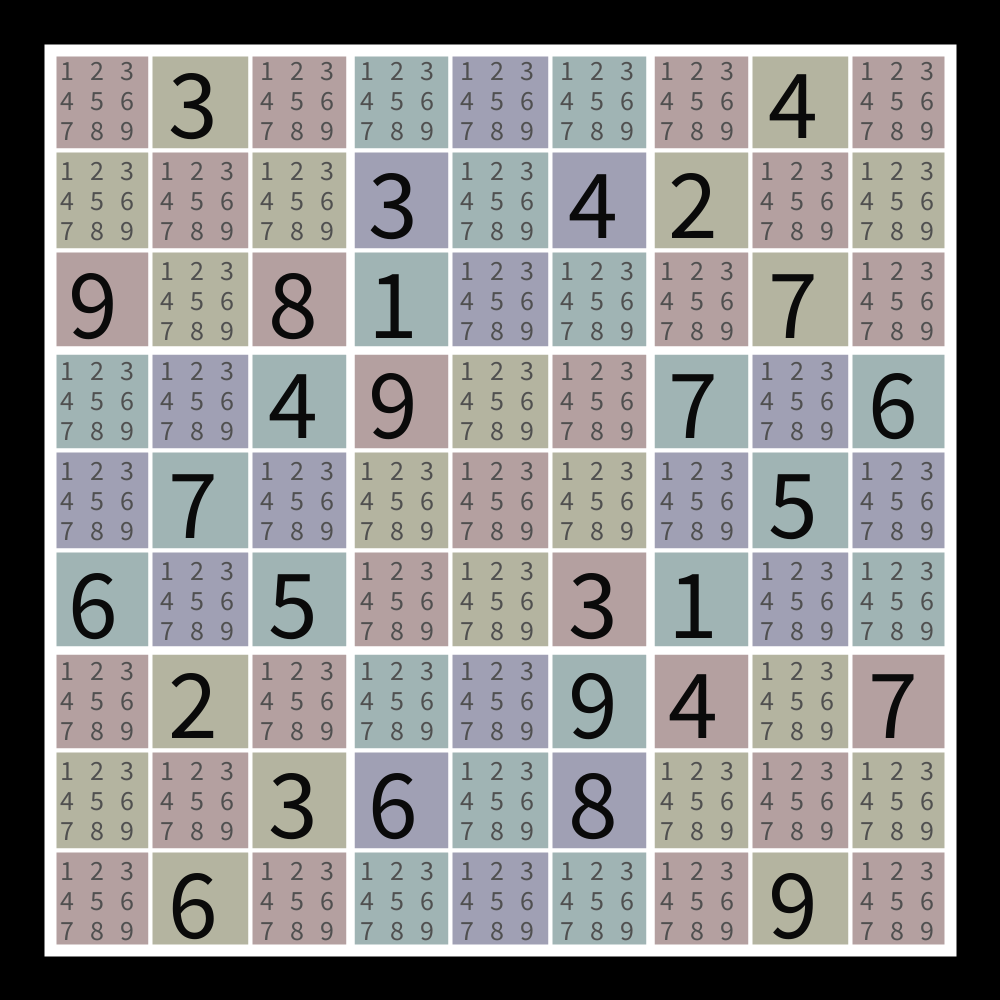
Frame 1 (no input)
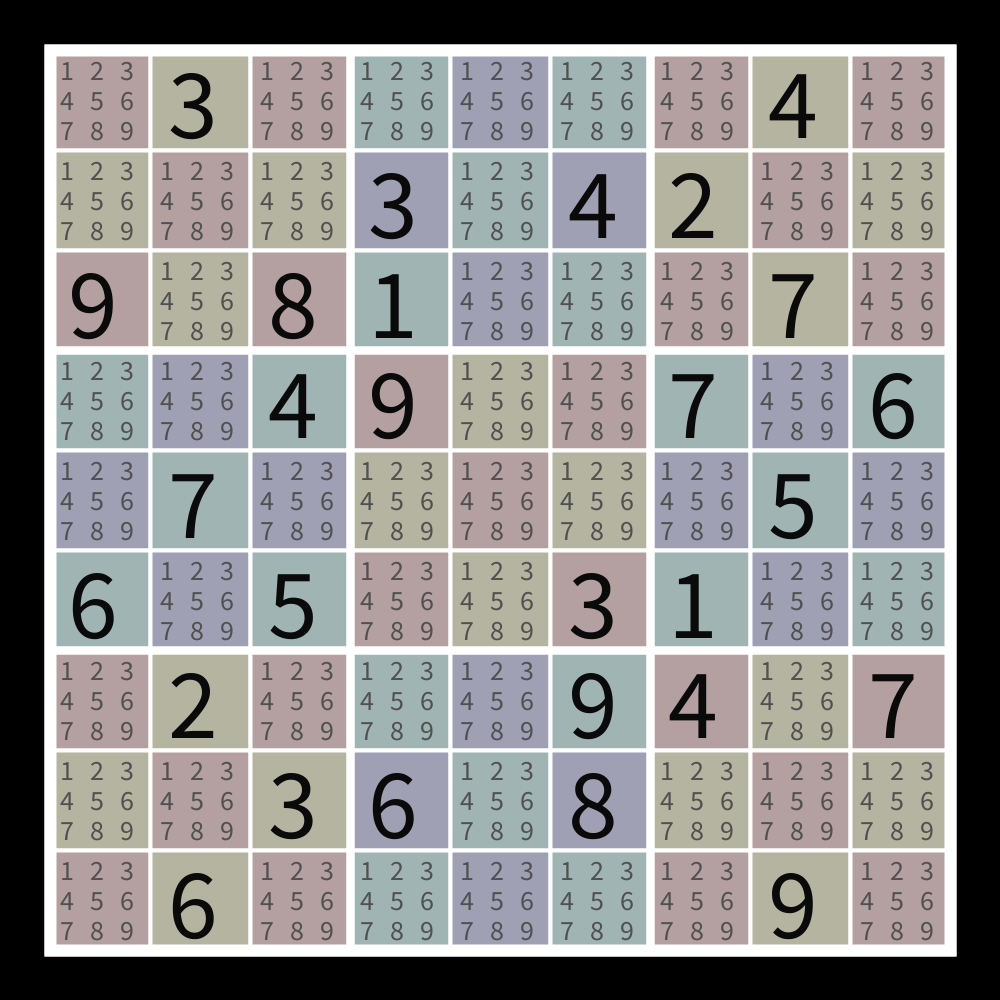
Frame 2 (the mouse pressed at the canvas centre, redrawn once)

The Processing sketch that drew these frames (run headless with seeded random() and noise(); the mouse was pressed at the canvas centre and the sketch redrawn once):

// Processing sketch: SudokuV2
// ── SudokuV2.pde

/*

terminology

sqr =  a 1 by 1 square on the grid    
row =  a 9 by 1 horizontal bar on the grid made from 9 squares  
col =  a 1 by 9 vertical bar on the grid made from 9 squares 
box =  a 3 by 3 box on the grid made from squares)
grid = the 9 by 9 grid of 81 squares 


Pseudo Code

rotate array so the entry grid displays right;
initialise the workGrid array

drawGrid 
  draw 81  1 by 1 outlines
  draw  9  3 by 3 outlines
  draw  1  9 by 9 outline
 

drawNumbers 
  draw the non blank numbers from the grid array
  in the blank squares display a mini 3x3 grid of the current possibles numbers from the workgrid array   

check each horizontal line to remove any numbers already correct for that line
  hilite line being processed
  hilite 1x1 box being processed
   

check each horizontal line to remove any numbers already correct for that line
  hilite line being processed
  hilite 1x1 box being processed 

check each 3x3 square to remove any numbers already correct for that square
  hilite 3x3 box being processed
  hilite 1x1 box being processed

check each square in the 9x9 workgrid for single candidate squares
  hilite 1x1 box being processed

data array formats

grid [0..8][0..8] contains the puzzle. 
  0      = square is unsolved                   (draw as blank to start)
  1..9   = solved square was supplied at start  (number drawn in black )
  11..19 = square solved by this program        (number drawn in white )
  
workgrid [0..8]  [0..8]    [0..9]
         gridx    gridy  candidatelist
  0 = true (this square has been solved) false (there is more than one candidate for this square) 
  1 = true (1 is an option) false (1 has been dismissed)
  2 = true (2 is an option) false (2 has been dismissed)
  .
  .
  9 = true (9 is an option) false (9 has been dismissed)
  

Routines to write

*/
 

/* the sudoku to solve */

int[][] grid = { 
  {0,0,9,0,0,6,0,0,0}, 
  {3,0,0,0,7,0,2,0,6}, 
  {0,0,8,4,0,5,0,3,0},
  {0,3,1,9,0,0,0,6,0},
  {0,0,0,0,0,0,0,0,0},
  {0,4,0,0,0,3,9,8,0},
  {0,2,0,7,0,1,4,0,0},
  {4,0,7,0,5,0,0,0,9},
  {0,0,0,6,0,0,7,0,0}}
  ; 

// int[][] grid = new int[9][9]; // [x]  [y] 

/* the sudoku work grid with the current candidate numbers */
boolean [][][] workGrid = new boolean[9][9][10]; // [x]  [y] [nums]

int offset    =  50 ;  /* from top and left of screen */
int boxsize   = 100 ;  /* size of 1x1 box */

int xx        = 0   ;
int yy        = 0   ;
int xxx       = 0   ;
int yyy       = 0   ;
int xxxx      = 0   ;  
int yyyy      = 0   ;  
int htype     = 0   ;  

void setup() {
  println("Setup Started");
  println("  Size");
  size(1000, 1000);
  // frameRate(2);
  println("  Background");
  background(0);
//  rotateArray() ;
  workGridInit() ;
  println("Setup Ended");
}

void myLoop() {
  println("myLoop Started");
  drawGrid() ;
  drawNumbers() ;
  println("myLoop Ended");
}

//void rotateArray() {
//  for (int x = 0 ; x < 9 ; x++) {
//    for (int y = 0 ; y < 9 ; y++) {
//      grid[y][x] = entryGrid[x][y] ;
//    }
//  }
//}

void workGridInit() {
  println("workGridInit Started");
  for (int y = 0; y < 9 ;y++) {
    for (int x = 0; x < 9 ; x++) {
      if (grid[y][x] == 0 ) {
        for (int z =0 ; z < 10 ;z++) {
          println("x,y,z = ",x,y,z);
          workGrid[y][x][z] = true ;
        }
      }
    }
  }
  println("workGridInit Ended");
}
 
void drawGrid() {
  println("drawgrid Started");
  /* 1x1 boxes */
  stroke(255) ;
  fill(0) ;
  strokeWeight(4) ;

  for (int x = 0 ; x < 9 ; x++) { 
    for (int y = 0 ; y < 9 ; y++) {
      if ( (x/3 + y/3 * 3) % 2 == 0 ) { 
        if ( (x + y * 9) % 2 == 0 ) { 
          fill(180,160,160) ; 
        } else {
          fill(180,180,160) ;
        }
      } else {
        if ( (x + y * 9) % 2 == 0 ) { 
          fill(160,160,180) ; 
        } else {
          fill(160,180,180) ;
        }
      }
      rect(offset + x * boxsize , offset + y * boxsize , boxsize , boxsize ) ;
    }
  }

  /* 3x3 boxes */
  stroke(255) ;
  noFill() ;
  strokeWeight(8) ;

  for (int x = 0 ; x < 3 ; x++) { 
    for (int y = 0 ; y < 3 ; y++) {
      rect(offset + x * boxsize * 3, offset + y * boxsize * 3, boxsize * 3, boxsize * 3) ;
    }
  }

  
  /* 9x9 box */
  stroke(255) ;
  noFill() ;
  strokeWeight(12) ;

  rect(offset, offset, boxsize * 9, boxsize * 9) ;
  println("drawGrid Ended");
}

void drawNumbers() {
  println("drawNumbers Started");

  for (int gridx = 0 ; gridx < 9 ; gridx++) {
    for (int gridy = 0 ; gridy < 9 ; gridy++) {
      textSize(100) ;
      fill(10) ;
      int number = grid[gridx][gridy] ;
      if (number > 0) {
        String num = str(number) ;
        text(num, gridx * boxsize + 68, gridy * boxsize + 138 ) ;
      } else {
        textSize(28) ;
        fill(80) ;
        for (int x = 0 ; x < 3 ; x++) {
          for (int y = 0 ; y < 3 ; y++) {
            int candidate = y * 3 + x + 1 ;
            println("gridx,gridy,candidate = ",gridx,gridy,candidate);
            if (workGrid[gridx][gridy][candidate] == true) {
              String boxnum = str(candidate) ;
              text(boxnum, gridx * boxsize + 60 + x * 30, gridy * boxsize + 80 + y * 30 ) ;
            }
          }
        }
      }
    }
  }
  println("drawNumbers Ended");
}

void hiliteRow(int row) {
}

void hiliteCol(int col) {
}

void hiliteBox(int box) {
}

void hiliteSqr(int sqr) {
}



void hilite(int htype, int hx, int hy) {
  println("hilite Started");
  strokeWeight(12) ;
  noFill() ;

  switch(htype) {
    case 0:    // hilite row
      stroke(255,100,100) ;
      rect(offset , offset +  boxsize * hy , boxsize * 9 , boxsize ) ;
      break;
    case 1:    // hilite column
      stroke(100,255,100) ;
      rect(offset + boxsize * hx, offset , boxsize , boxsize * 9  ) ;   
      break;
    case 2:    // hilite 3x3
      stroke(100,100,255) ;
      rect(offset +  boxsize * hx * 3, offset +  boxsize * hy * 3 , boxsize * 3 , boxsize * 3  ) ;
      break;
    case 3:    // hilite 1x1
      stroke(255,100,255) ;
      rect(offset +  boxsize * hx , offset +  boxsize * hy , boxsize , boxsize ) ;
      break;

  }
  println("hilite Ended");
}

void draw() {
  println("draw Started");
  myLoop() ;
  noLoop();
  println("draw Ended");  
}
void oldDraw() {
  println("oldDraw Started");
  switch(htype) {
    case 0:    // hilite row
      hilite(0,0,yy++) ;
      if (yy > 8) {
        yy = 0 ;
        htype++ ;
      }
      break ;

    case 1:    // hilite column
      hilite(1,xx++,0) ;
      if (xx > 8) {
        xx = 0 ;
        htype++ ;
      }
      break ;

    case 2:    // hilite 3x3  
      hilite(2,xxx++,yyy) ;
      if (xxx > 2) {
        xxx = 0 ;
        yyy++   ;
      }
      if (yyy > 2) {
        yyy = 0 ;
        htype++ ;
      }
      break ;
    case 3:    // hilite 1x1
      hilite(3,xx,yy) ;
      xx++ ;
      if (xx > 8) {
        xx = 0 ;
        yy++ ;
      }
      if (yy > 8) {
        yy = 0 ;
        htype = 0 ;
      }
      break ;
  }
  println("oldDraw Ended");
}
